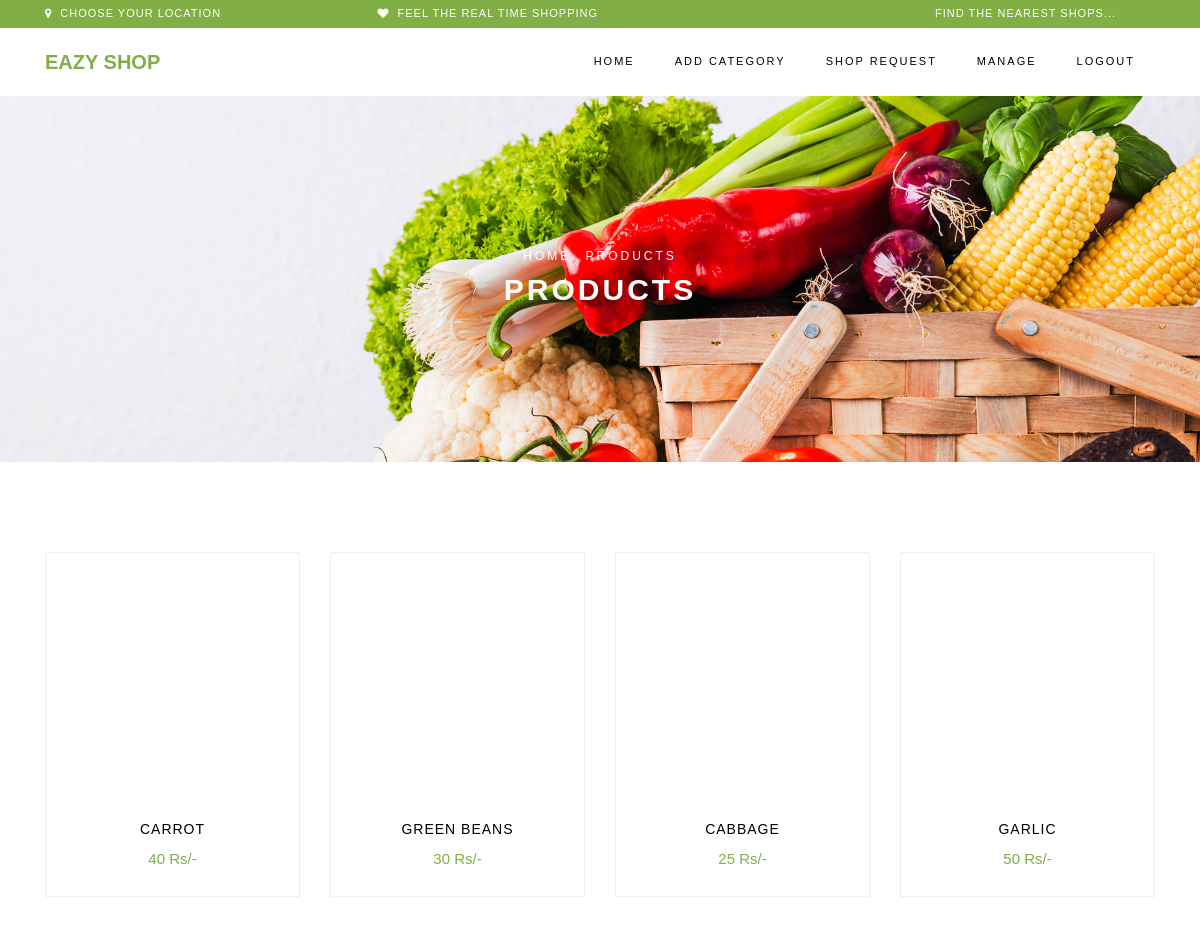
The app's page /admin/pro.php (signed in) with its own data.
### tables this page shows
CREATE TABLE IF NOT EXISTS `pro` (
  `id` int(11) NOT NULL AUTO_INCREMENT,
  `nme` varchar(150) NOT NULL,
  `cate` varchar(150) NOT NULL,
  `price_dt` varchar(150) NOT NULL,
  `price` varchar(150) NOT NULL,
  `ph` varchar(150) NOT NULL,
  `sid` varchar(150) NOT NULL,
  `st` int(11) NOT NULL,
  PRIMARY KEY (`id`)
);

### admin/pro.php (the view, shortened to what this page needs)
<?php
include '../dbconnection.php';
?>
<!DOCTYPE html>
<html lang="en">
  <head>
    <link rel="stylesheet" href="../tmplate/css/open-iconic-bootstrap.min.css">
    <link rel="stylesheet" href="../tmplate/css/animate.css">
    <link rel="stylesheet" href="../tmplate/css/owl.carousel.min.css">
    <link rel="stylesheet" href="../tmplate/css/owl.theme.default.min.css">
    <link rel="stylesheet" href="../tmplate/css/magnific-popup.css">
    <link rel="stylesheet" href="../tmplate/css/aos.css">
    <link rel="stylesheet" href="../tmplate/css/ionicons.min.css">
    <link rel="stylesheet" href="../tmplate/css/bootstrap-datepicker.css">
    <link rel="stylesheet" href="../tmplate/css/jquery.timepicker.css">
    <link rel="stylesheet" href="../tmplate/css/flaticon.css">
    <link rel="stylesheet" href="../tmplate/css/icomoon.css">
    <link rel="stylesheet" href="../tmplate/css/style.css">
  </head>
  <body class="goto-here">
		<?php
                include 'menu.php';
                ?>
    <div class="hero-wrap hero-bread" style="background-image: url('../tmplate/images/bg_1.jpg');">
      <div class="container">
        <div class="row no-gutters slider-text align-items-center justify-content-center">
          <div class="col-md-9 ftco-animate text-center">
          	<p class="breadcrumbs"><span class="mr-2"><a href="#">Home</a></span> <span>Products</span></p>
            <h1 class="mb-0 bread">Products</h1>
          </div>
        </div>
      </div>
    </div>
    <section class="ftco-section">
    	<div class="container">
    		<div class="row">
    			<?php
                                                        $sel_gal=mysqli_query($dbcon,"select * from pro");
                                                        if(mysqli_num_rows($sel_gal)>0)
                                                        {$i=0;
                                                        ?>
                                                    <?php
                                                            while($r_gal=mysqli_fetch_row($sel_gal))
                                                            {
                                                                ?>
    			<div class="col-md-6 col-lg-3 ftco-animate">
    				<div class="product">
                                    <a href="#" class="img-prod"><img style="width: 100%;height: 250px" class="img-fluid" src="../img2/<?php echo $r_gal[5] ?>" alt="Colorlib Template">
    					</a>
    					<div class="text py-3 pb-4 px-3 text-center">
    						<h3><a href="#"><?php echo $r_gal[1] ?></a></h3>
    						<div class="d-flex">
    							<div class="pricing">
		    						<p class="price"><span><?php echo $r_gal[4] ?> Rs/-</span></p>
		    					</div>
	    					</div>
    					</div>
    				</div>
    			</div>
                    <?php
                                                            }
                                                        }
                                                        ?>
    		</div>
    	</div>
    </section>
  </body>
</html>

### records on screen
pro: nme "CARROT", price "40"
pro: nme "GREEN BEANS", price "30"
pro: nme "CABBAGE", price "25"
pro: nme "GARLIC", price "50"

### other values on screen
$h1 "EAZY SHOP"
